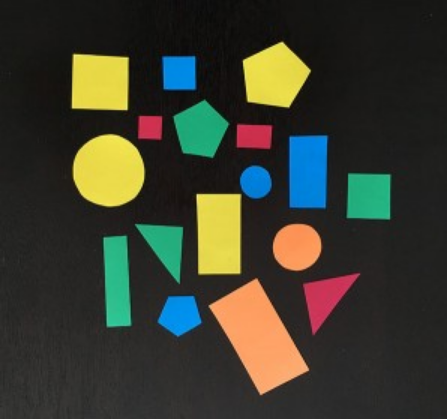
#> input picture demo/RVDemo_8_CalculateCenter/demo.png, 447 x 420 px
$ python main.py   (Python 2 division)   (older library calls are emulated)
#> lines starting #> are read from the running program, lines starting #| are printed output that depends on the picture; after the words box and inside, x2 and y2 are one past the last pixel; in counts of white or black regions, pixels touching at a corner belong together
# -*- coding:utf-8 -*-
# import the necessary packages
import argparse
import imutils
import cv2

#读取demo.png
image = cv2.imread("demo.png")
#> image is the input picture: shape (420, 447, 3); mean B, G, R 47, 59.9, 58.3
#转为gray灰度图像
gray = cv2.cvtColor(image, cv2.COLOR_BGR2GRAY)
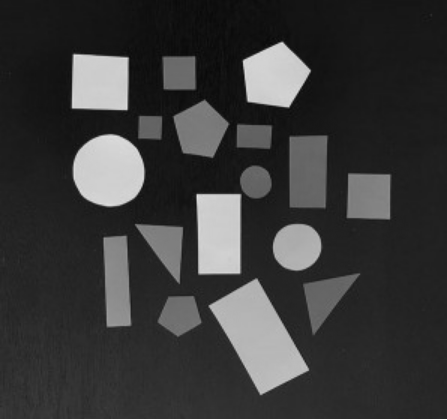
#> gray: shape (420, 447); min 8, max 255, mean 58
#5×5 内核的高斯平滑
blurred = cv2.GaussianBlur(gray, (5, 5), 0)
#阈值化
thresh = cv2.threshold(blurred, 60, 255, cv2.THRESH_BINARY)[1]
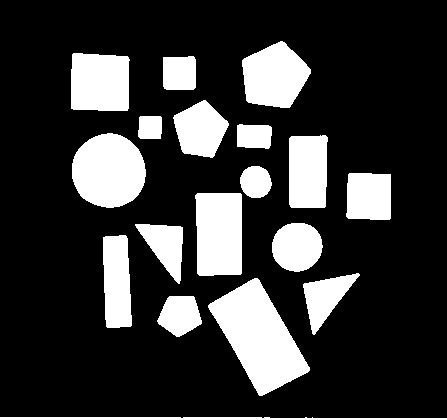
#> thresh: shape (420, 447); 21.7% white; 18 white regions

#该函数返回图像上每一个白块对应的边界点集合（即轮廓）
cnts = cv2.findContours(thresh.copy(), cv2.RETR_EXTERNAL,
	cv2.CHAIN_APPROX_SIMPLE)
#> cnts = 18 contours; largest, box (x1, y1, x2, y2) and area: (208, 278, 310, 396) 6008, (72, 133, 146, 208) 4232, (195, 193, 242, 276) 3614, (242, 41, 311, 108) 3202, (71, 53, 130, 111) 3118
cnts = cnts[0] if imutils.is_cv2() else cnts[1]
print cnts
#> (printed output is left out)
# loop over the contours
for c in cnts:
    #计算轮廓区域图像的矩
    M = cv2.moments(c)
    cX = int(M["m10"] / M["m00"])
    cY = int(M["m01"] / M["m00"])

    # 调用 cv2.drawContours 函数绘制包围当前形状的轮廓
    cv2.drawContours(image, [c], -1, (0, 255, 0), 2)
    #在形状的中心 (cX, cY) 处绘制一个白色的小圆；
    cv2.circle(image, (cX, cY), 7, (255, 255, 255), -1)
    #在白色小圆的附近写上文字 center。
    cv2.putText(image, "center", (cX - 20, cY - 20),cv2.FONT_HERSHEY_SIMPLEX, 0.5, (255, 255, 255), 2)
    #输出图像
    cv2.imshow('image',image)
    if cv2.waitKey(10) == 27:
        break
#> this loop made 1 pass; (key Esc is pressed on pass 1)
#> (cX, cY) on pass 1: (190, 418)
#> pass 1, `cv2.imshow('image',image)`:
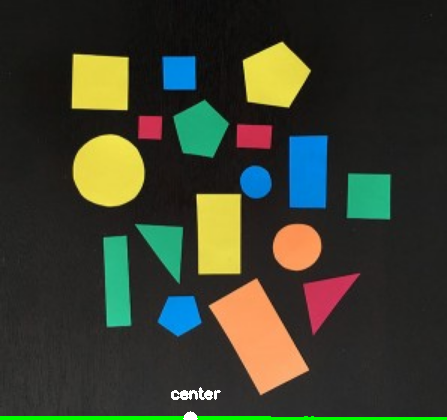
#> window 'image': shape (420, 447, 3); mean B, G, R 46.6, 61.6, 57.9

cv2.waitKey(0)
